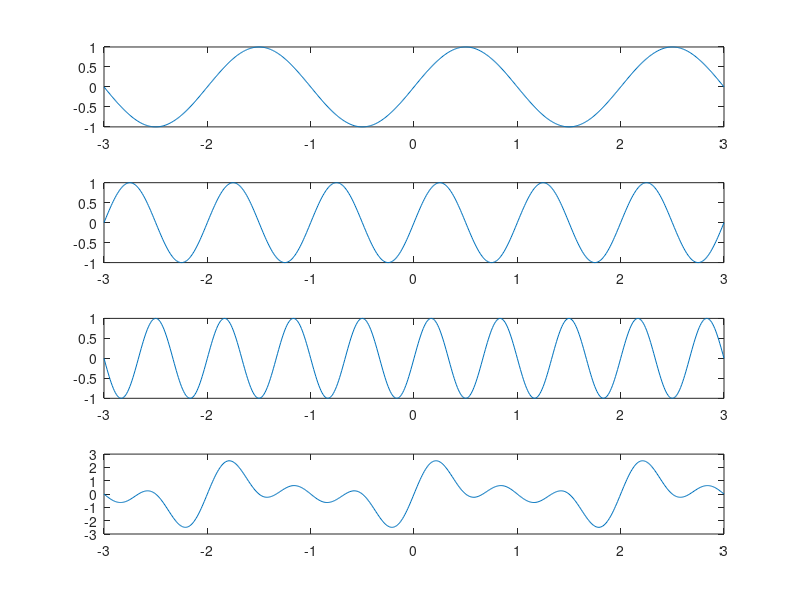

Source code (MATLAB):
clear all;

% x(n)=sin2PiF1t + sin2PiF2t +sin2PiF3t %

f1=.5;
f2=1;
f3=1.5;

t=-3:.01:3;

subplot(4,1,1);plot(t,sin(2*pi*f1*t));
subplot(4,1,2);plot(t,sin(2*pi*f2*t));
subplot(4,1,3);plot(t,sin(2*pi*f3*t));
subplot(4,1,4);plot(t,(sin(2*pi*f1*t)+sin(2*pi*f2*t)+sin(2*pi*f3*t)));